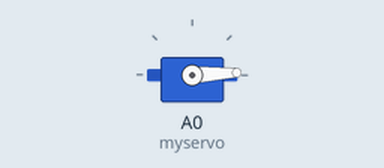
This sketch was run on a simulated Arduino Uno, built with avr-gcc and run on an emulated ATmega328P. Parts: servo.

Above: at 0.05 s.
At 1.3 s:
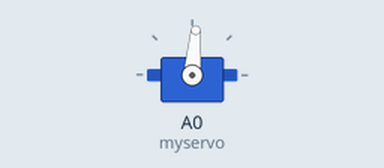
At 2.6 s:
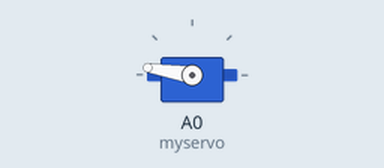
At 5.2 s:
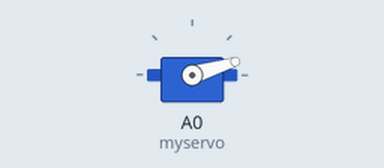
Timing chart, 0 to 7.1 s (numbered marks = the images above):
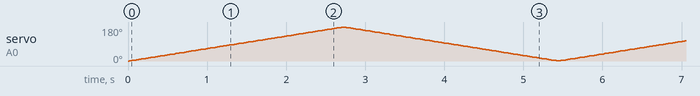

The sketch:

servo.ino
```cpp
#include <Servo.h>

Servo myservo;  // create servo object to control a servo
                // a maximum of eight servo objects can be created

int pos = 0;    // variable to store the servo position

void setup()
{
  myservo.attach(A0);  // attaches the servo on pin 0 to the servo object
}


void loop()
{
  for(pos = 0; pos < 180; pos += 1)  // goes from 0 degrees to 180 degrees
  {                                  // in steps of 1 degree
    myservo.write(pos);              // tell servo to go to position in variable 'pos'
    delay(15);                       // waits 15ms for the servo to reach the position
  }
  for(pos = 180; pos>=1; pos-=1)     // goes from 180 degrees to 0 degrees
  {
    myservo.write(pos);              // tell servo to go to position in variable 'pos'
    delay(15);                       // waits 15ms for the servo to reach the position
  }
}
```
